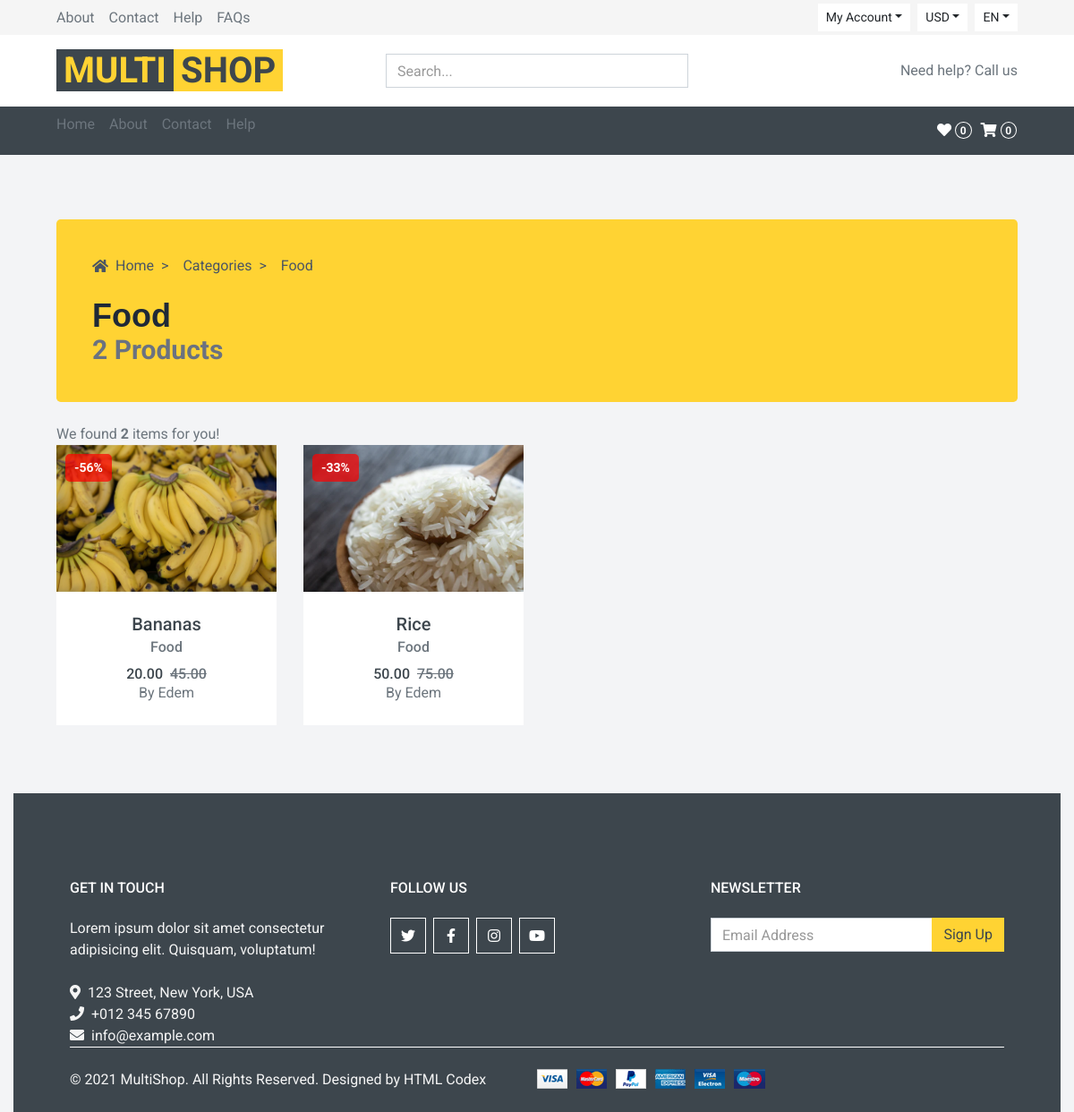
The page /category/cata847ha4462/ on the database its author committed.
### core/models.py (models this page shows, shortened)
class Category(models.Model):
    cid = ShortUUIDField(unique=True, length= 10, max_length=20, prefix='cat', alphabet='abcdefgh12345678')
    title = models.CharField(max_length=100, default='Category')
    image = models.ImageField(upload_to='category', default='category.jpg')
    class Meta:
        verbose_name_plural = 'Categories'

class Product(models.Model):
    pid = ShortUUIDField(unique=True, length=10, max_length=20, prefix='pro', alphabet='abcdefgh12345678')
    user = models.ForeignKey(User, on_delete=models.SET_NULL, null=True)
    category = models.ForeignKey(Category, on_delete=models.SET_NULL, null=True, related_name='category')
    vendor = models.ForeignKey(Vendor, on_delete=models.SET_NULL, null=True, related_name='vendor')
    title = models.CharField(max_length=100, default='Product')
    description = models.TextField(null=True, blank=True, default='This is the product')
    image = models.ImageField(upload_to='user_directory_path', default='product.jpg')
    price = models.DecimalField(max_digits=100, decimal_places=2, default='1.99')
    old_price = models.DecimalField(max_digits=100, decimal_places=2, default='2.99')
    specifications = models.TextField(null=True, blank=True, default='This is the specification')
    product_status = models.CharField(choices=STATUS, default='in_review', max_length=100)
    status = models.BooleanField(default=True)
    in_stock = models.BooleanField(default=True)
    featured = models.BooleanField(default=False)
    digital = models.BooleanField(default=False)
    sku = ShortUUIDField(unique=True, length=4, max_length=10, prefix='sku', alphabet='1234567890')
    date = models.DateTimeField(auto_now_add=True)
    updated = models.DateTimeField(null=True, blank=True)
    class Meta:
        verbose_name_plural = 'Products'
    def get_percentage_off(self):
        new_price = (self.old_price - self.price)
        percentage_off = ((new_price / self.old_price) * 100)
        return percentage_off

class Vendor(models.Model):
    vid = ShortUUIDField(unique=True, length= 10, max_length=20, prefix='ven', alphabet='abcdefgh12345678') # id = models.AutoField
    title = models.CharField(max_length=100, default='Vendor')
    image = models.ImageField(upload_to='user_directory_path', default='vendor.jpg')
    cover_image = models.ImageField(upload_to='user_directory_path', default='vendor.jpg')
    description = models.TextField(null=True, blank=True, default='This is the vendor')
    address = models.CharField(max_length=100, default='123 Main St')
    contact = models.CharField(max_length=100, default='123-456-7890')
    chat_resp_time = models.CharField(max_length=100, default='100')
    shipping_on_time = models.CharField(max_length=100, default='100')
    authentic_rating = models.CharField(max_length=100, default='100')
    days_return = models.CharField(max_length=100, default='100')
    warranty_period = models.CharField(max_length=100, default='100')
    date = models.DateTimeField(auto_now_add=True, null=True, blank=True)
    user = models.ForeignKey(User, on_delete=models.SET_NULL, null=True)
    class Meta:
        verbose_name_plural = 'Vendors'

### core/views.py (the view)
# urls.py: path("category/<cid>/", category_product_list_view, name='category-product-list'),
def category_product_list_view(request, cid):
    category = Category.objects.get(cid=cid)
    products = Product.objects.filter(category=category, product_status='published').order_by('-id')
    context = {
        'category': category,
        'products': products
    }
    return render(request, 'core/category-product-list.html', context)

### core/context_processors.py (called while the page is built)
def default(request):
    categories = Category.objects.all()
    return {
        'categories': categories
        }

### templates/core/category-product-list.html (shortened to what this page needs)
{% extends 'parials/base.html' %}
{% block content %}
<html>
 <head>
  <script src="https://cdn.tailwindcss.com"></script>
  <link href="https://cdnjs.cloudflare.com/ajax/libs/font-awesome/5.15.3/css/all.min.css" rel="stylesheet"/>
 </head>
 <html>
    <body class="bg-gray-100">
        <div class="bg-primary rounded-lg p-10 w-full my-4">
            <div class="flex items-center space-x-2 text-gray-600">
                <i class="fas fa-home"></i>
                <a href="#" class="text-gray-600">Home</a>
                <span class="mx-2">></span>
                <span class="text-gray-600">Categories</span>
                <span class="mx-2">></span>
                <span class="text-gray-600">{{category.title}}</span>
            </div>
            <h1 class="text-4xl font-bold text-gray-800 mt-4" style="font-family: 'Nunito', sans-serif;">{{category.title}}</h1>
            <div class="">
                <h1 class="text-3xl font-bold text-gray-500">{{products.count}} Product{{products.count|pluralize}}</h1>
            </div>
        </div>
        <div class="totall-product">
            <p>We found <strong>{{products.count}}</strong> item{{products.count|pluralize}} for you!</p>
        </div>
        <div class="row product-grid">
        {% for p in products %}
            <div class="col-lg-3 col-md-4 col-sm-6 pb-1">
                <div class="product-item bg-light mb-4">
                    <div class="product-img position-relative overflow-hidden">
                        <img class="img-fluid w-100" src="{{p.image.url}}" alt="">
                        {% if p.get_percentage_off %}
                            <div class="percentage-off" style="position: absolute; top: 10px; left: 10px; background-color: rgba(255, 0, 0, 0.7); color: white; padding: 5px 10px; font-weight: bold; border-radius: 5px; font-size: 14px;">
                                -{{ p.get_percentage_off|floatformat:0 }}%
                            </div>
                        {% endif %}
                        <div class="product-action">
                        </div>
                    </div>
                    <div class="text-center py-4">
                        <a class="h5 text-decoration-none text-truncate" href="">{{ p.title }}</a><br>
                        <a class="h6 text-decoration-none text-muted" href="">{{ p.category.title }}</a>
                        <div class="d-flex align-items-center justify-content-center mt-2">
                            <h5>{{p.price}}</h5><h6 class="text-muted ml-2"><del>{{p.old_price}}</del></h6>
                        </div>
                        <div>
                            <span class="font-small text-muted">By <a href="">{{p.vendor.title}}</a>
                        </div>
                    </div>
                </div>
            </div>
        {% endfor %}
        </div>
    </body>
</html>
{% endblock %}

### rows shown on the page
Category: title "Food"
Product: image (picture), get_percentage_off "56", title "Bananas", category "Food", price "20.00", old_price "45.00", vendor "Edem"
Product: image (picture), get_percentage_off "33", title "Rice", category "Food", price "50.00", old_price "75.00", vendor "Edem"

### other values the page prints
{{ products.count }} "2"
